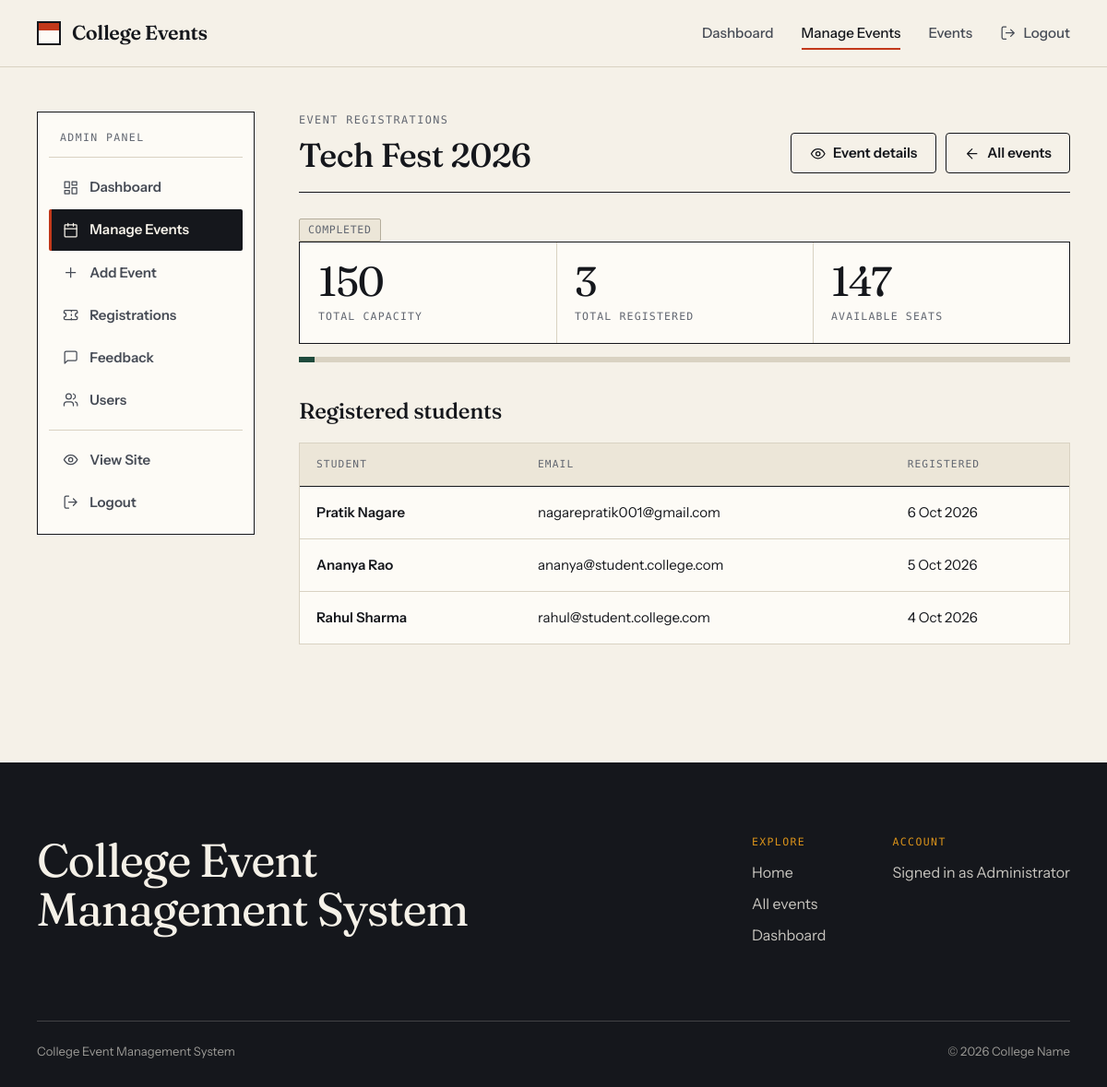
The page /admin/events/1/registrations (signed in) on the database its author committed.
### tables this page shows
CREATE TABLE events (
    id INTEGER PRIMARY KEY AUTOINCREMENT,
    title TEXT NOT NULL,
    description TEXT NOT NULL,
    date TEXT NOT NULL,
    time TEXT NOT NULL,
    venue TEXT NOT NULL,
    organizer TEXT NOT NULL,
    category TEXT NOT NULL,
    capacity INTEGER DEFAULT 100,
    image TEXT,
    created_at TIMESTAMP DEFAULT CURRENT_TIMESTAMP
, updated_at TIMESTAMP);

CREATE TABLE registrations (
    id INTEGER PRIMARY KEY AUTOINCREMENT,
    user_id INTEGER NOT NULL,
    event_id INTEGER NOT NULL,
    registered_at TIMESTAMP DEFAULT CURRENT_TIMESTAMP,
    FOREIGN KEY(user_id) REFERENCES users(id),
    FOREIGN KEY(event_id) REFERENCES events(id),
    UNIQUE(user_id, event_id)
);

CREATE TABLE users (
    id INTEGER PRIMARY KEY AUTOINCREMENT,
    name TEXT NOT NULL,
    email TEXT UNIQUE NOT NULL,
    password TEXT NOT NULL,
    role TEXT DEFAULT 'student'
, created_at TIMESTAMP);

### app.py (the view)
@app.route("/admin/events/<int:event_id>/registrations")
@admin_required
def admin_event_registrations(event_id):
    event = get_event(event_id)
    if event is None:
        abort(404)
    rows = query(
        """SELECT r.id, r.registered_at, u.name AS student_name, u.email
           FROM registrations r JOIN users u ON u.id = r.user_id
           WHERE r.event_id = ?
           ORDER BY r.registered_at DESC, r.id DESC""", (event_id,))
    return render_template("admin_event_registrations.html", event=event, rows=rows)

### app.py (called while the page is built)
def get_db_connection():
    conn = sqlite3.connect(DATABASE)
    conn.row_factory = sqlite3.Row
    conn.execute("PRAGMA foreign_keys = ON")
    return conn

def query(sql, params=(), one=False):
    conn = get_db_connection()
    try:
        rows = conn.execute(sql, params).fetchall()
    finally:
        conn.close()
    if one:
        return rows[0] if rows else None
    return rows

def now_string():
    return datetime.now().strftime("%Y-%m-%d %H:%M")

def is_past(event_date, event_time):
    return f"{event_date} {event_time}" < now_string()

def decorate_event(row):
    event = dict(row)
    capacity = event["capacity"] or 0
    event["available"] = max(capacity - event["registered_count"], 0)
    event["is_full"] = event["available"] == 0
    event["is_past"] = is_past(event["date"], event["time"])
    event["percent_filled"] = (min(100, round(event["registered_count"] * 100 / capacity))
                               if capacity else 100)
    if event["date"] < date.today().isoformat():
        event["status"] = "Completed"
    elif event["is_past"]:
        event["status"] = "Ongoing"
    else:
        event["status"] = "Upcoming"
    return event

def get_event(event_id):
    row = query(EVENT_SQL + " WHERE e.id = ?", (event_id,), one=True)
    return decorate_event(row) if row else None

def _parse_date(value):
    try:
        return datetime.strptime(str(value)[:10], "%Y-%m-%d")
    except ValueError:
        return None

@app.template_filter("fdate")
def format_date(value):
    if not value:
        return "\u2014"
    parsed = _parse_date(value)
    return f"{parsed.day} {parsed.strftime('%b %Y')}" if parsed else value

@app.template_global()
def icon(name):
    return Markup(f'<svg class="icon" aria-hidden="true" focusable="false">'
                  f'<use href="#i-{name}"></use></svg>')

@app.template_global()
def csrf_token():
    if "_csrf" not in session:
        session["_csrf"] = secrets.token_hex(16)
    return session["_csrf"]

@app.context_processor
def inject_globals():
    return {"current_user": g.get("user"), "categories": CATEGORIES,
            "current_year": date.today().year}

@app.before_request
def check_csrf_token():
    if request.method in ("POST", "PUT", "PATCH", "DELETE"):
        sent = request.form.get("csrf_token", "") or request.headers.get("X-CSRFToken", "")
        expected = session.get("_csrf", "")
        if not expected or not secrets.compare_digest(sent.encode(), expected.encode()):
            abort(400)

### templates/admin_event_registrations.html (shortened to what this page needs)
{% extends "admin_base.html" %}
{% from "_macros.html" import status_badge %}
{% block admin_eyebrow %}Event registrations{% endblock %}
{% block admin_heading %}{{ event.title }}{% endblock %}
{% block admin_actions %}
  <a class="btn btn--outline" href="{{ url_for('admin_event_view', event_id=event.id) }}">{{ icon('eye') }}Event details</a>
  <a class="btn btn--outline" href="{{ url_for('admin_events') }}">{{ icon('arrow-left') }}All events</a>
{% endblock %}
{% block admin_content %}
  <p class="badge-row">{{ status_badge(event) }}</p>
  <dl class="stat-grid stat-grid--3" aria-label="Seats">
    <div class="stat"><dt>Total Capacity</dt><dd id="seat-capacity">{{ event.capacity }}</dd></div>
    <div class="stat"><dt>Total Registered</dt><dd id="seat-registered">{{ event.registered_count }}</dd></div>
    <div class="stat"><dt>Available Seats</dt><dd id="seat-available">{{ event.available }}</dd></div>
  </dl>
  <div class="meter meter--wide" aria-hidden="true"><span style="--fill: {{ event.percent_filled }}%"></span></div>
  <h2 class="block__title block__title--spaced">Registered students</h2>
  {% if rows %}
    <div class="table-wrap">
      <table class="table table--stack" id="event-registrations-table">
        <thead>
          <tr>
            <th scope="col">Student</th>
            <th scope="col">Email</th>
            <th scope="col">Registered</th>
          </tr>
        </thead>
        <tbody>
          {% for r in rows %}
            <tr>
              <td data-label="Student"><span class="table__primary">{{ r.student_name }}</span></td>
              <td data-label="Email">{{ r.email }}</td>
              <td data-label="Registered">{{ r.registered_at|fdate }}</td>
            </tr>
          {% endfor %}
        </tbody>
      </table>
    </div>
  {% else %}
    <div class="empty"><h3>No registrations yet</h3><p>Students who register for this event will appear here.</p></div>
  {% endif %}
{% endblock %}

### templates/base.html (shortened to what this page needs)
<!DOCTYPE html>
<html lang="en">
<head>
  <link rel="stylesheet" href="{{ url_for('static', filename='css/style.css') }}">
</head>
<body class="{% block body_class %}{% endblock %}">
  {% set endpoint = request.endpoint %}
  <header class="site-header">
    <div class="container site-header__inner">
      <a class="brand" href="{{ url_for('index') }}" aria-label="College Events, home">
        <span class="brand__mark" aria-hidden="true"></span>
        <span class="brand__name">College Events</span>
      </a>
      <nav class="site-nav" id="site-nav" aria-label="Primary">
        <ul class="site-nav__list">
          {% if not current_user %}
            <li><a href="{{ url_for('index') }}" {% if endpoint == 'index' %}aria-current="page"{% endif %}>Home</a></li>
            <li><a href="{{ url_for('events') }}" {% if endpoint in ('events', 'event_detail') %}aria-current="page"{% endif %}>Events</a></li>
            <li><a href="{{ url_for('login') }}" {% if endpoint == 'login' %}aria-current="page"{% endif %}>Login</a></li>
            <li><a class="btn btn--dark btn--sm" id="nav-register" href="{{ url_for('register') }}">Register</a></li>
          {% elif current_user.role == 'admin' %}
            <li><a href="{{ url_for('admin_dashboard') }}" {% if endpoint in ('dashboard', 'admin_dashboard') %}aria-current="page"{% endif %}>Dashboard</a></li>
            <li><a href="{{ url_for('admin_events') }}" {% if endpoint in ('admin_events', 'admin_event_view', 'admin_event_registrations', 'admin_registrations', 'admin_feedback', 'admin_users', 'add_event', 'edit_event') %}aria-current="page"{% endif %}>Manage Events</a></li>
            <li><a href="{{ url_for('events') }}" {% if endpoint in ('events', 'event_detail') %}aria-current="page"{% endif %}>Events</a></li>
            <li>
              <form method="post" action="{{ url_for('logout') }}">
                <button class="nav-logout" id="nav-logout" type="submit">{{ icon('logout') }}<span>Logout</span></button>
              </form>
            </li>
          {% endif %}
        </ul>
      </nav>
    </div>
  </header>
  <main id="main" tabindex="-1">
    {% block content %}{% endblock %}
  </main>
  <footer class="site-footer">
    <div class="container">
      <div class="site-footer__top">
        <p class="site-footer__title">College Event<br>Management System</p>
        <div class="site-footer__cols">
          <div>
            <h2 class="site-footer__heading">Explore</h2>
            <ul>
              <li><a href="{{ url_for('index') }}">Home</a></li>
              <li><a href="{{ url_for('events') }}">All events</a></li>
              {% if current_user %}
                <li><a href="{{ url_for('dashboard') }}">Dashboard</a></li>
              {% endif %}
            </ul>
          </div>
          <div>
            <h2 class="site-footer__heading">Account</h2>
            <ul>
              {% if current_user %}
                <li><a href="{{ url_for('dashboard') }}">Signed in as {{ current_user.name }}</a></li>
              {% else %}
                <li><a href="{{ url_for('login') }}">Login</a></li>
                <li><a href="{{ url_for('register') }}">Create account</a></li>
              {% endif %}
            </ul>
          </div>
        </div>
      </div>
      <p class="site-footer__legal">
        <span>College Event Management System</span>
        <span>&copy; {{ current_year }} College Name</span>
      </p>
    </div>
  </footer>
</body>
</html>

### rows shown on the page
events: title "Tech Fest 2026", capacity "150"
registrations: student_name "Pratik Nagare", email "nagarepratik001@gmail.com", registered_at|fdate "6 Oct 2026"
registrations: student_name "Ananya Rao", email "ananya@student.college.com", registered_at|fdate "5 Oct 2026"
registrations: student_name "Rahul Sharma", email "rahul@student.college.com", registered_at|fdate "4 Oct 2026"
users: name "Administrator"

### other values the page prints
{{ e.status }} "COMPLETED"
{{ event.registered_count }} "3"
{{ event.available }} "147"
